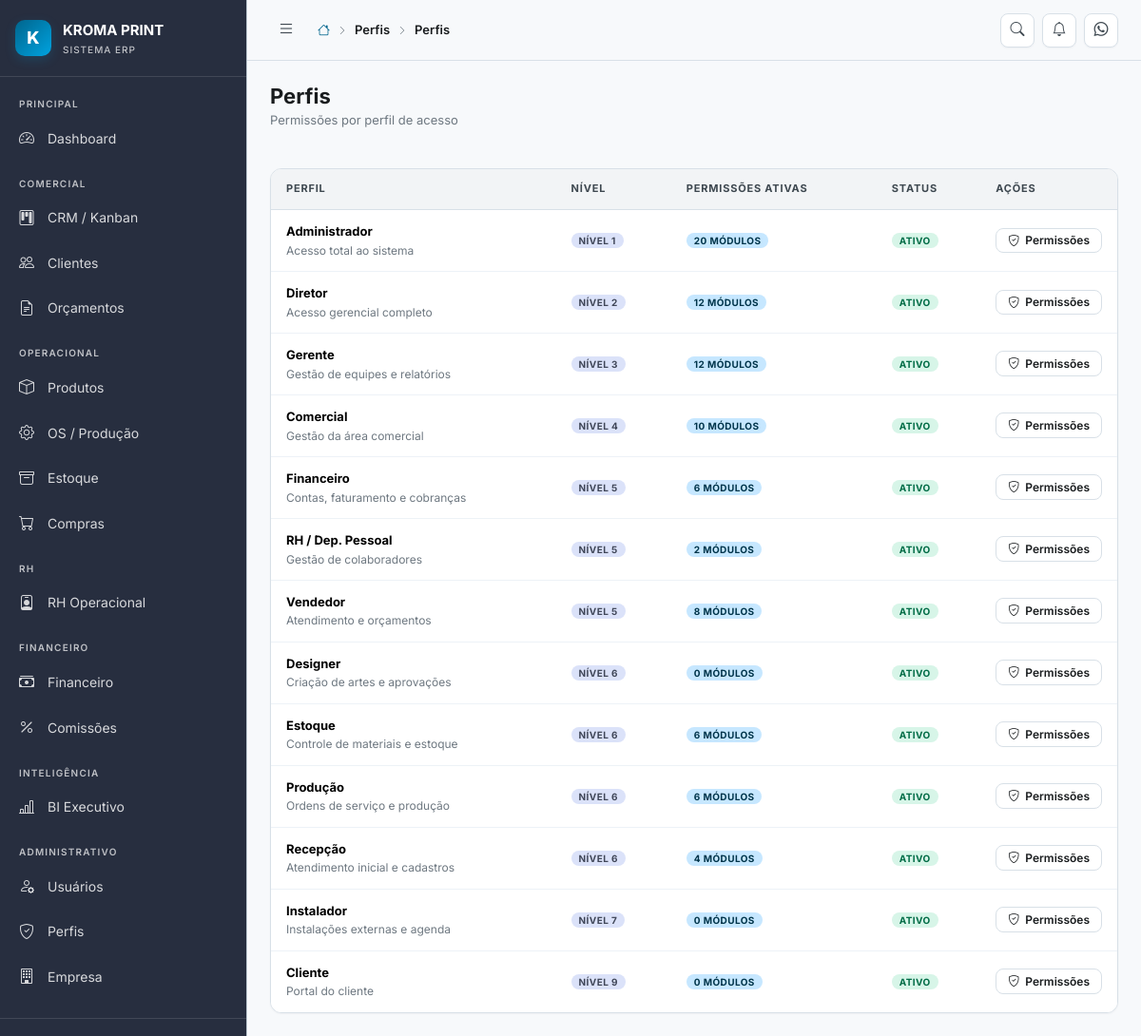
/perfis (signed in), run on the app's committed database.
### tables this page shows
CREATE TABLE IF NOT EXISTS perfis (
    id          INT UNSIGNED AUTO_INCREMENT PRIMARY KEY,
    nome        VARCHAR(50) NOT NULL UNIQUE,
    label       VARCHAR(100) NOT NULL,
    descricao   TEXT,
    nivel       TINYINT DEFAULT 5 COMMENT 'Nível hierárquico: 1=mais alto',
    ativo       TINYINT(1) DEFAULT 1,
    created_at  DATETIME DEFAULT CURRENT_TIMESTAMP
);

### app/Controllers/PerfilController.php (called while the page is built, shortened)
<?php
class PerfilController
{
    public function index(): void
    {
        try {
            $perfis = db()->query(
                "SELECT p.*, COUNT(pm.id) AS total_permissoes
                 FROM perfis p
                 LEFT JOIN permissoes pm ON pm.perfil_id = p.id AND pm.pode_ver = 1
                 GROUP BY p.id
                 ORDER BY p.nivel, p.label"
            )->fetchAll();
        } catch (\Exception $e) {
            $perfis = [];
        }
        $titulo = 'Perfis';
        $subtitulo = 'Permissões por perfil de acesso';
        $breadcrumbs = [['label' => 'Perfis', 'url' => '']];
        require APP_PATH . '/Views/perfis/index.php';
        $content = ob_get_clean();
        require APP_PATH . '/Views/layouts/main.php';
    }
}

### index.php (called while the page is built, shortened)
<?php
require_once CONFIG_PATH . '/database.php';
require_once APP_PATH . '/Services/Router.php';
$router = new App\Services\Router();
$router->dispatch();

### config/database.php (called while the page is built, shortened)
<?php
class Database
{
    private static ?PDO $instance = null;
    public static function getInstance(): PDO
    {
        if (self::$instance === null) {
            try {
                $dsn = sprintf(
                    'mysql:host=%s;port=%s;dbname=%s;charset=%s',
                    DB_HOST, DB_PORT, DB_NAME, DB_CHARSET
                );
                self::$instance = new PDO($dsn, DB_USER, DB_PASS, [
                    PDO::ATTR_ERRMODE            => PDO::ERRMODE_EXCEPTION,
                    PDO::ATTR_DEFAULT_FETCH_MODE => PDO::FETCH_ASSOC,
                    PDO::ATTR_EMULATE_PREPARES   => false,
                    PDO::MYSQL_ATTR_INIT_COMMAND => "SET NAMES utf8mb4 COLLATE utf8mb4_unicode_ci",
                ]);
            } catch (PDOException $e) {
                if (APP_ENV === 'development') {
                    die('Erro de conexão com banco de dados: ' . $e->getMessage());
                } else {
                    die('Erro interno do sistema. Tente novamente mais tarde.');
                }
            }
        }
        return self::$instance;
    }
}
function db(): PDO
{
    return Database::getInstance();
}

### app/Services/Auth.php (called while the page is built, shortened)
<?php
class Auth
{
    public static function perfil(): ?string
    {
        return $_SESSION['usuario']['perfil'] ?? null;
    }
    public static function temPerfil(string|array $perfis): bool
    {
        $perfilAtual = self::perfil();
        if (is_array($perfis)) {
            return in_array($perfilAtual, $perfis);
        }
        return $perfilAtual === $perfis;
    }
    public static function pode(string $permissao): bool
    {
        $permissoes = $_SESSION['permissoes'] ?? [];
        return in_array($permissao, $permissoes) || self::temPerfil('administrador');
    }
}

### app/Views/perfis/index.php (the view)
<div class="table-wrapper">
    <table class="table">
        <thead>
            <tr>
                <th>Perfil</th>
                <th>Nível</th>
                <th>Permissões Ativas</th>
                <th>Status</th>
                <th width="140">Ações</th>
            </tr>
        </thead>
        <tbody>
            <?php foreach ($perfis as $perfil): ?>
            <tr>
                <td>
                    <div style="font-weight:700"><?= htmlspecialchars($perfil['label']) ?></div>
                    <div style="font-size:12px;color:var(--text-muted)"><?= htmlspecialchars($perfil['descricao'] ?? '') ?></div>
                </td>
                <td><span class="badge badge-info">Nível <?= (int)$perfil['nivel'] ?></span></td>
                <td><span class="badge badge-primary"><?= (int)$perfil['total_permissoes'] ?> módulos</span></td>
                <td>
                    <span class="badge <?= $perfil['ativo'] ? 'badge-success' : 'badge-secondary' ?>">
                        <?= $perfil['ativo'] ? 'Ativo' : 'Inativo' ?>
                    </span>
                </td>
                <td>
                    <a class="btn btn-secondary btn-sm" href="<?= APP_URL ?>/perfis/<?= $perfil['id'] ?>/permissoes">
                        <i class="bi bi-shield-check"></i> Permissões
                    </a>
                </td>
            </tr>
            <?php endforeach; ?>
        </tbody>
    </table>
</div>

### app/Services/Router.php (shortened to what this page needs)
<?php
class Router
{
    private array $routes = [];
    private string $basePath = '';
    public function __construct()
    {
        $scriptDir = dirname($_SERVER['SCRIPT_NAME']);
        $this->basePath = rtrim($scriptDir, '/');
    }
    private function addRoute(string $method, string $path, $handler): void
    {
        $this->routes[] = [
            'method'  => $method,
            'path'    => $path,
            'handler' => $handler,
        ];
    }
    public function dispatch(): void
    {
        $method = $_SERVER['REQUEST_METHOD'];
        $uri    = $_SERVER['REQUEST_URI'];
        $uri = '/' . ltrim(substr($uri, strlen($this->basePath)), '/');
        $uri = rtrim($uri, '/') ?: '/';
        foreach ($this->routes as $route) {
            if ($route['method'] !== $method) continue;
            $pattern = $this->pathToRegex($route['path']);
            if (preg_match($pattern, $uri, $matches)) {
                $params = array_filter($matches, 'is_string', ARRAY_FILTER_USE_KEY);
                $this->callHandler($route['handler'], $params);
                return;
            }
        }
    }
    private function pathToRegex(string $path): string
    {
        $pattern = preg_replace('/\/:([^\/]+)/', '/(?P<$1>[^/]+)', $path);
        return '#^' . $pattern . '$#';
    }
    private function callHandler($handler, array $params): void
    {
        if (is_string($handler) && strpos($handler, '@') !== false) {
            [$class, $method] = explode('@', $handler);
            $controller = new $fullClass();
            call_user_func_array([$controller, $method], $params);
            return;
        }
    }
}

### app/Views/layouts/main.php (shortened to what this page needs)
<?php
$titulo     = $titulo ?? 'Dashboard';
$subtitulo  = $subtitulo ?? '';
$breadcrumbs = $breadcrumbs ?? [];
?>
<!DOCTYPE html>
<html lang="pt-BR" data-theme="light">
<head>
    <link rel="stylesheet" href="https://cdn.jsdelivr.net/npm/bootstrap@5.3.2/dist/css/bootstrap.min.css">
    <link rel="stylesheet" href="https://cdn.jsdelivr.net/npm/bootstrap-icons@1.11.3/font/bootstrap-icons.min.css">
    <link rel="stylesheet" href="https://cdn.datatables.net/1.13.7/css/dataTables.bootstrap5.min.css">
    <link rel="stylesheet" href="<?= APP_URL ?>/public/assets/css/kroma.css">
</head>
<body>
<div class="kroma-wrapper">
    <aside class="sidebar" id="sidebar">
        <div class="sidebar-brand">
            <div class="logo-icon">K</div>
            <div>
                <div class="logo-text">KROMA PRINT</div>
                <div class="logo-sub">Sistema ERP</div>
            </div>
        </div>
        <nav class="sidebar-nav" id="sidebarNav">
            <div class="nav-group">
                <div class="nav-group-label">Principal</div>
                <a href="<?= APP_URL ?>/dashboard" class="nav-item" data-tooltip="Dashboard">
                    <i class="bi bi-speedometer2"></i>
                    <span class="nav-label">Dashboard</span>
                </a>
            </div>
            <?php if (Auth::pode('crm') || Auth::pode('clientes') || Auth::pode('orcamentos')): ?>
            <div class="nav-group">
                <div class="nav-group-label">Comercial</div>
                <?php if (Auth::pode('crm')): ?>
                <a href="<?= APP_URL ?>/crm" class="nav-item" data-tooltip="CRM">
                    <i class="bi bi-kanban"></i>
                    <span class="nav-label">CRM / Kanban</span>
                </a>
                <?php endif; ?>
                <?php if (Auth::pode('clientes')): ?>
                <a href="<?= APP_URL ?>/clientes" class="nav-item" data-tooltip="Clientes">
                    <i class="bi bi-people"></i>
                    <span class="nav-label">Clientes</span>
                </a>
                <?php endif; ?>
                <?php if (Auth::pode('orcamentos')): ?>
                <a href="<?= APP_URL ?>/orcamentos" class="nav-item" data-tooltip="Orçamentos">
                    <i class="bi bi-file-earmark-text"></i>
                    <span class="nav-label">Orçamentos</span>
                </a>
                <?php endif; ?>
            </div>
            <?php endif; ?>
            <?php if (Auth::pode('produtos') || Auth::pode('producao') || Auth::pode('estoque') || Auth::pode('compras')): ?>
            <div class="nav-group">
                <div class="nav-group-label">Operacional</div>
                <?php if (Auth::pode('produtos')): ?>
                <a href="<?= APP_URL ?>/produtos" class="nav-item" data-tooltip="Produtos">
                    <i class="bi bi-box"></i>
                    <span class="nav-label">Produtos</span>
                </a>
                <?php endif; ?>
                <?php if (Auth::pode('producao')): ?>
                <a href="<?= APP_URL ?>/producao" class="nav-item" data-tooltip="Produção">
                    <i class="bi bi-gear"></i>
                    <span class="nav-label">OS / Produção</span>
                </a>
                <?php endif; ?>
                <?php if (Auth::pode('estoque')): ?>
                <a href="<?= APP_URL ?>/estoque" class="nav-item" data-tooltip="Estoque">
                    <i class="bi bi-archive"></i>
                    <span class="nav-label">Estoque</span>
                </a>
                <?php endif; ?>
                <?php if (Auth::pode('compras')): ?>
                <a href="<?= APP_URL ?>/compras" class="nav-item" data-tooltip="Compras">
                    <i class="bi bi-cart"></i>
                    <span class="nav-label">Compras</span>
                </a>
                <?php endif; ?>
            </div>
            <?php endif; ?>
            <?php if (Auth::pode('colaboradores') || Auth::pode('equipamentos')): ?>
            <div class="nav-group">
                <div class="nav-group-label">RH</div>
                <a href="<?= APP_URL ?>/rh" class="nav-item" data-tooltip="RH Operacional">
                    <i class="bi bi-person-badge"></i>
                    <span class="nav-label">RH Operacional</span>
                </a>
            </div>
            <?php endif; ?>
            <?php if (Auth::pode('financeiro') || Auth::pode('comissoes')): ?>
            <div class="nav-group">
                <div class="nav-group-label">Financeiro</div>
                <?php if (Auth::pode('financeiro')): ?>
                <a href="<?= APP_URL ?>/financeiro" class="nav-item" data-tooltip="Financeiro">
                    <i class="bi bi-cash-stack"></i>
                    <span class="nav-label">Financeiro</span>
                </a>
                <?php endif; ?>
                <?php if (Auth::pode('comissoes')): ?>
                <a href="<?= APP_URL ?>/comissoes" class="nav-item" data-tooltip="Comissões">
                    <i class="bi bi-percent"></i>
                    <span class="nav-label">Comissões</span>
                </a>
                <?php endif; ?>
            </div>
            <?php endif; ?>
            <?php if (Auth::pode('bi')): ?>
            <div class="nav-group">
                <div class="nav-group-label">Inteligência</div>
                <a href="<?= APP_URL ?>/bi" class="nav-item" data-tooltip="BI Executivo">
                    <i class="bi bi-bar-chart-line"></i>
                    <span class="nav-label">BI Executivo</span>
                </a>
            </div>
            <?php endif; ?>
            <?php if (Auth::pode('usuarios') || Auth::pode('empresa')): ?>
            <div class="nav-group">
                <div class="nav-group-label">Administrativo</div>
                <?php if (Auth::pode('usuarios')): ?>
                <a href="<?= APP_URL ?>/usuarios" class="nav-item" data-tooltip="Usuários">
                    <i class="bi bi-person-gear"></i>
                    <span class="nav-label">Usuários</span>
                </a>
                <a href="<?= APP_URL ?>/perfis" class="nav-item" data-tooltip="Perfis">
                    <i class="bi bi-shield-check"></i>
                    <span class="nav-label">Perfis</span>
                </a>
                <?php endif; ?>
                <?php if (Auth::pode('empresa')): ?>
                <a href="<?= APP_URL ?>/empresa" class="nav-item" data-tooltip="Empresa">
                    <i class="bi bi-building"></i>
                    <span class="nav-label">Empresa</span>
                </a>
                <?php endif; ?>
            </div>
            <?php endif; ?>
        </nav>
        <div class="sidebar-footer">
            <div class="dropdown">
                <div class="sidebar-user" data-bs-toggle="dropdown">
                </div>
            </div>
        </div>
    </aside>
    <div class="main-content" id="mainContent">
        <header class="topbar">
            <button class="topbar-toggle" id="sidebarToggle" aria-label="Menu">
                <i class="bi bi-list"></i>
            </button>
            <div class="topbar-breadcrumb">
                <a href="<?= APP_URL ?>/dashboard"><i class="bi bi-house"></i></a>
                <?php foreach ($breadcrumbs as $crumb): ?>
                    <i class="bi bi-chevron-right" style="font-size:10px"></i>
                    <?php if (!empty($crumb['url'])): ?>
                        <a href="<?= APP_URL . $crumb['url'] ?>"><?= htmlspecialchars($crumb['label']) ?></a>
                    <?php else: ?>
                        <span class="current"><?= htmlspecialchars($crumb['label']) ?></span>
                    <?php endif; ?>
                <?php endforeach; ?>
                <?php if (!empty($breadcrumbs)): ?>
                    <i class="bi bi-chevron-right" style="font-size:10px"></i>
                <?php endif; ?>
                <span class="current"><?= htmlspecialchars($titulo) ?></span>
            </div>
            <div class="topbar-actions">
                <a href="#" class="topbar-btn" data-bs-toggle="tooltip" title="Busca rápida">
                    <i class="bi bi-search"></i>
                </a>
                <a href="#" class="topbar-btn" id="notif-btn">
                    <i class="bi bi-bell"></i>
                </a>
                <a href="#" class="topbar-btn" data-bs-toggle="tooltip" title="WhatsApp">
                    <i class="bi bi-whatsapp"></i>
                </a>
            </div>
        </header>
        <main class="page-content">
            <?php if ($titulo): ?>
            <div class="page-header">
                <div>
                    <h1 class="page-title"><?= htmlspecialchars($titulo) ?></h1>
                    <?php if ($subtitulo): ?>
                    <p class="page-subtitle"><?= htmlspecialchars($subtitulo) ?></p>
                    <?php endif; ?>
                </div>
            </div>
            <?php endif; ?>
            <?= $content ?? '' ?>
        </main>
    </div>
</div>
</body>
</html>

### data on the page
perfis: label "Administrador", descricao "Acesso total ao sistema", nivel "1", total_permissoes "20", ativo "ATIVO"
perfis: label "Diretor", descricao "Acesso gerencial completo", nivel "2", total_permissoes "12", ativo "ATIVO"
perfis: label "Gerente", descricao "Gestão de equipes e relatórios", nivel "3", total_permissoes "12", ativo "ATIVO"
perfis: label "Comercial", descricao "Gestão da área comercial", nivel "4", total_permissoes "10", ativo "ATIVO"
perfis: label "Financeiro", descricao "Contas, faturamento e cobranças", nivel "5", total_permissoes "6", ativo "ATIVO"
perfis: label "RH / Dep. Pessoal", descricao "Gestão de colaboradores", nivel "5", total_permissoes "2", ativo "ATIVO"
perfis: label "Vendedor", descricao "Atendimento e orçamentos", nivel "5", total_permissoes "8", ativo "ATIVO"
perfis: label "Designer", descricao "Criação de artes e aprovações", nivel "6", total_permissoes "0", ativo "ATIVO"
perfis: label "Estoque", descricao "Controle de materiais e estoque", nivel "6", total_permissoes "6", ativo "ATIVO"
perfis: label "Produção", descricao "Ordens de serviço e produção", nivel "6", total_permissoes "6", ativo "ATIVO"
perfis: label "Recepção", descricao "Atendimento inicial e cadastros", nivel "6", total_permissoes "4", ativo "ATIVO"
perfis: label "Instalador", descricao "Instalações externas e agenda", nivel "7", total_permissoes "0", ativo "ATIVO"
perfis: label "Cliente", descricao "Portal do cliente", nivel "9", total_permissoes "0", ativo "ATIVO"

### other printed values
$crumb['label'] "Perfis"
